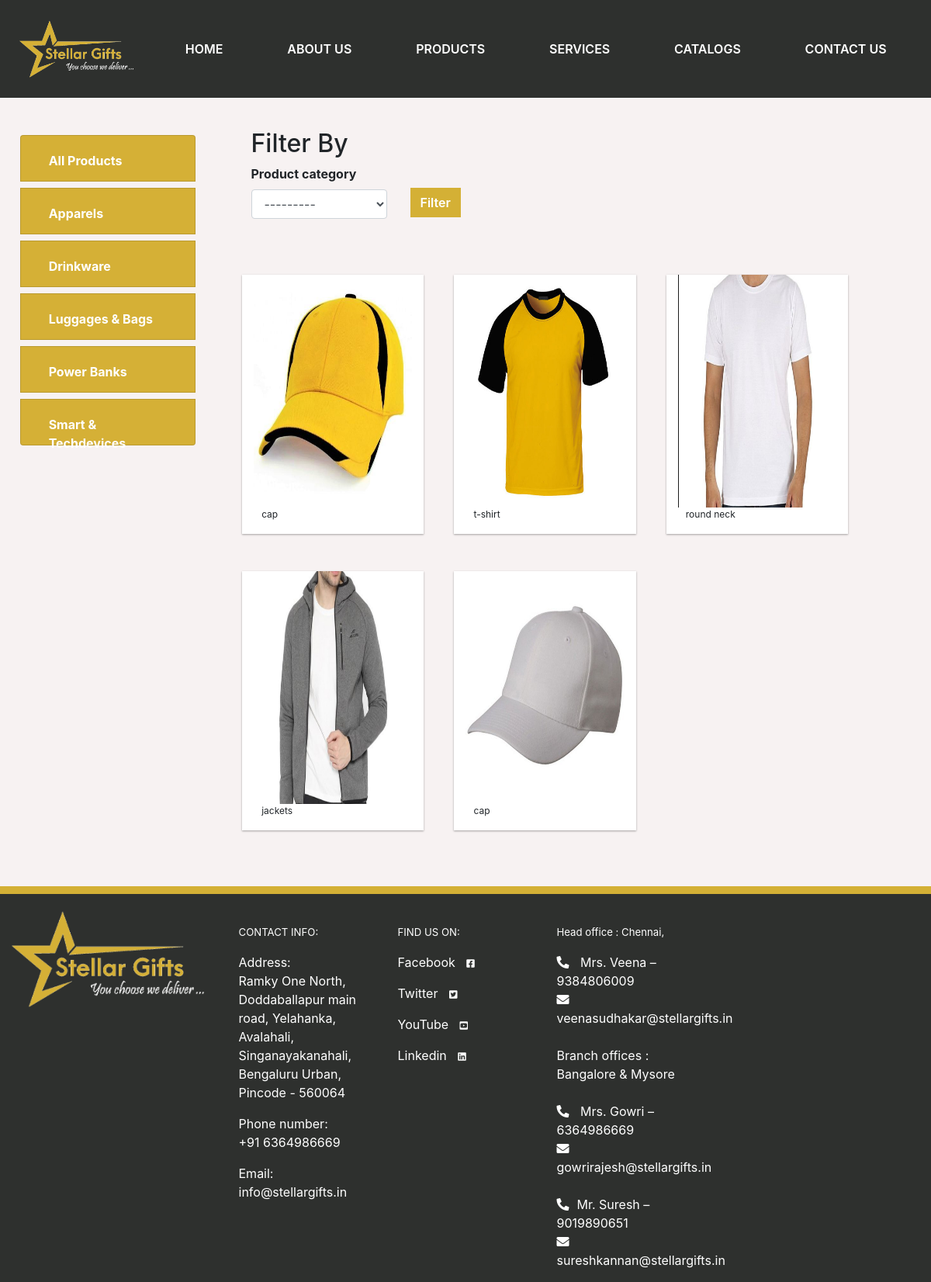
Page /category/1 on the earlier database version.
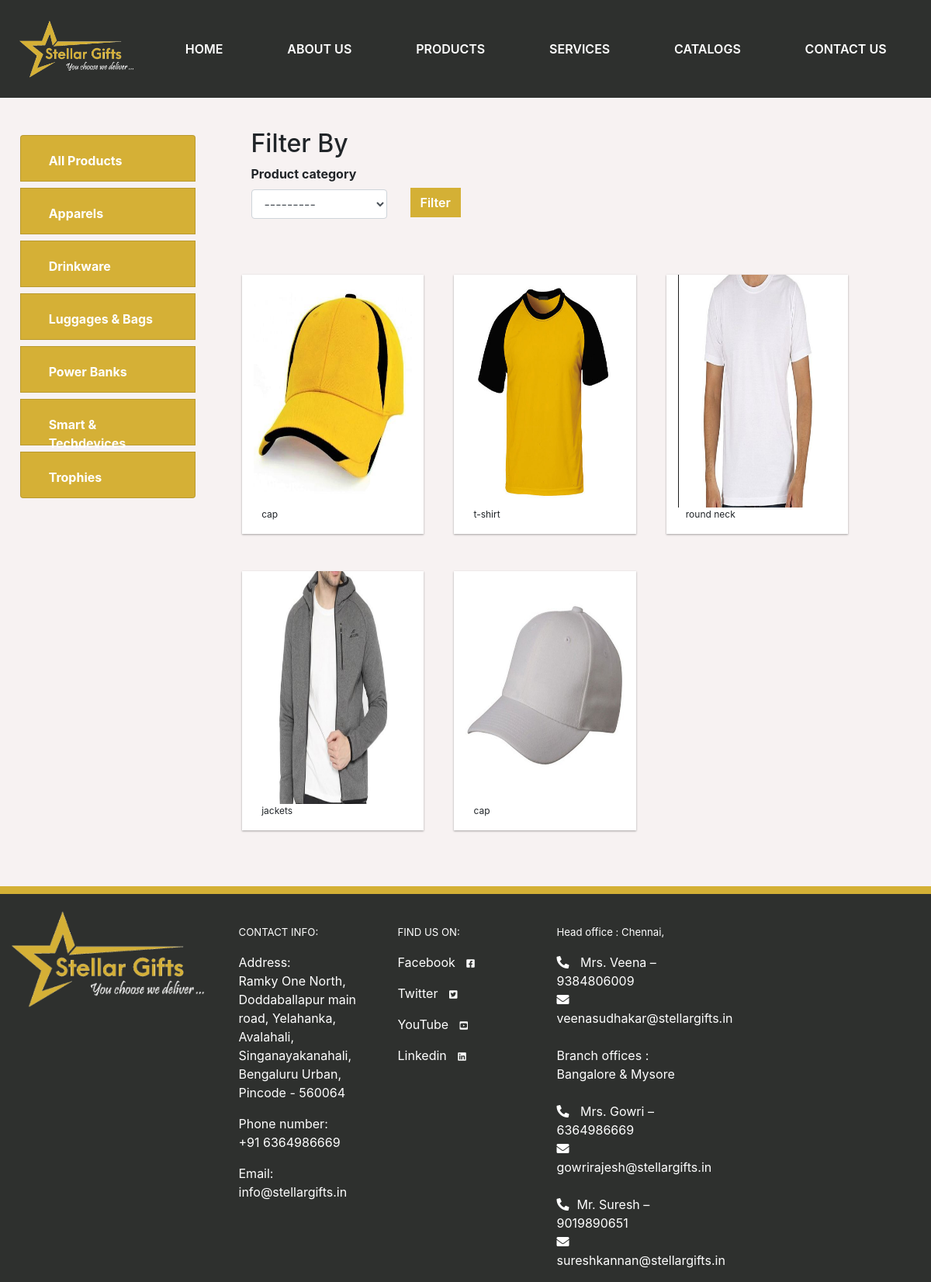
Same page on the later database version.
### projects/models.py (models this page shows, shortened)
class Category(models.Model):
    name = models.CharField(max_length=100, blank=False, null=False)
    class Meta:
        verbose_name_plural = "Main Category"

class Product(models.Model):
    product_name = models.CharField(max_length=200, blank=False, null=False)
    image = models.ImageField(default="400-200.png", null=False, blank=True)
    product_category = models.ForeignKey('Product_category', null=False, blank=False, on_delete=models.CASCADE)
    product_description = RichTextField(blank=False, null=False)
    product_technical_specs = RichTextField(blank=False, null=False)
    price = models.IntegerField(blank=False, null=False)
    product_tag = models.CharField(max_length=50, blank=False, null=False)
    category = models.ForeignKey('Category', null=False, blank=False, default=1, on_delete=models.CASCADE)
    mok = models.IntegerField(default=0, blank=False, null=False)
    class Meta:
        verbose_name_plural = "Product"

### projects/views.py (the view)
# urls.py: path('category/<str:pk>', views.category, name='category'),
def category(request, pk):
    categorys = Category.objects.all()
    if(Category.objects.filter(id=pk)):
        products = Product.objects.filter(category__id=pk)
        category_details = Category.objects.filter(id=pk)
        myFilter = ProductFilter(request.GET, queryset=products)
        products = myFilter.qs
        context = {'products': products, 'category_details':category_details, 'categorys':categorys, 'myFilter':myFilter}
        return render(request, 'projects/category.html', context)
    else:
        messages.warning(request, "No Such Category Found !")
        return render('category')

### projects/models.py (called while the page is built)
    def __str__(self):
        return self.name

### projects/templates/projects/category.html
{% extends 'main.html' %}
{%load crispy_forms_tags %}
{% block content %}
    <div class="row project-bg">
        <div class="col-3 mt-5">
            <div class="row d-flex justify-content-center">
                <div class="col-10">
                    <ul class="list-group">
                        <li class="list-group-item mb-2">
                            <a class="nav-link active fullwidth"
                          href="{% url 'projects' %}">
                          All Products
                          </a>
                        </li>
                    {% for category in categorys %}
                        <li class="list-group-item mb-2">
                            <a class="nav-link active fullwidth"
                          href="{% url 'category' category.id %}">
                          {{ category.name }}
                          </a>
                        </li>
                        {% endfor %}
                    </ul>
                </div>
            </div>
        </div>
        <div class="col-8 mt-3 mb-5">
            <div class="row">
                <div class="col-12">
                    <h2 class="ml-3 mt-4">Filter By</h2>
                </div>
                <div class="col-12">
                    <form action="">
                        <div class="row">
                            <div class="col-3 forlabel ml-3 bord">
                                {{ myFilter.form | crispy }}
                            </div>
                            <div class="col-4  ml-3bord adjus">
                                <button class="btn btnsubmit" type="submit">Filter</button>
                            </div>
                        </div>
                    </form>
                </div>
            </div>
            <div class="row">
                {% for product in products %}
                <div class="col-4">
                    <div class="row">
                        <div class="col-12 col-md-12 col-lg-12 p-4 wow fadeInUp">
                            <div class="row d-flex justify-content-center">
                                <div class="col-11 product-grid">
                                    <div class="row">
                                        <div class="col-12 d-flex justify-content-center">
                                        <a href="{% url 'product_details' product.id %}">
                                            <img src="{{ product.image.url }}" alt="" class="img-fluid prodimgheight">
                                            </a>
                                        </div>
                                    </div>
                                    <div class="row">
                                        <div class="col-12">
                                            <p class="product-title">
                                                {{product.product_name}}
                                            </p>
                                        </div>
                                    </div>
                                </div>
                            </div>
                        </div>
                    </div>
                </div>
                {% endfor %}
        </div>
    </div>
    </div>
{% endblock content %}

Differences in the rows shown:
added Category: name "Trophies"
